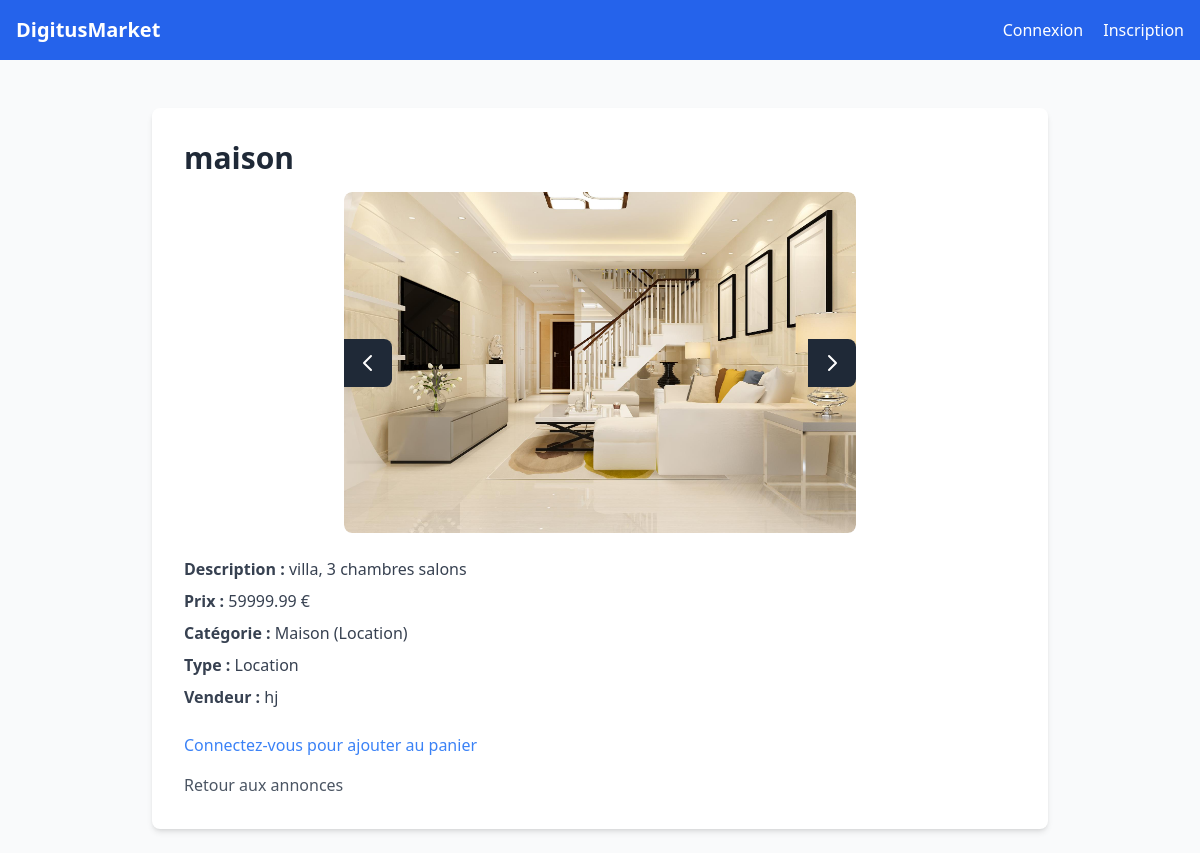
/listings/listing/18/, run on the app's committed database.
### listings/models.py (models this page shows, shortened)
class Listing(models.Model):
    TYPE_CHOICES = (
        ('sale', 'Vente'),
        ('rent', 'Location'),
    )
    CATEGORY_CHOICES = (
        ('land', 'Terrain'),
        ('house_sale', 'Maison (Vente)'),
        ('house_rent', 'Maison (Location)'),
    )
    title = models.CharField(max_length=200)
    description = models.TextField()
    price = models.DecimalField(max_digits=10, decimal_places=2)
    category = models.CharField(max_length=20, choices=CATEGORY_CHOICES)
    listing_type = models.CharField(max_length=10, choices=TYPE_CHOICES)
    user = models.ForeignKey(User, on_delete=models.CASCADE)
    created_at = models.DateTimeField(auto_now_add=True)
    updated_at = models.DateTimeField(auto_now=True)
    is_active = models.BooleanField(default=True)
    class Meta:
        ordering = ['-created_at']

class ListingImage(models.Model):
    listing = models.ForeignKey(Listing, related_name='images', on_delete=models.CASCADE)
    image = models.ImageField(upload_to='annonce/', null=True, blank=True)

### listings/views.py (the view)
# urls.py: path('listing/<int:pk>/', views.listing_detail, name='listing_detail'),
def listing_detail(request, pk):
    listing = get_object_or_404(Listing, pk=pk, is_active=True)
    return render(request, 'listings/detail.html', {'listing': listing})

### digitus/listings/templates/listings/detail.html (shortened to what this page needs)
{% extends 'base.html' %}
{% block content %}
<div class="max-w-4xl mx-auto bg-white p-8 rounded-lg shadow-md mt-6">
    <h1 class="text-3xl font-bold text-gray-800 mb-4">{{ listing.title }}</h1>
    {% if listing.images.all %}
    <div x-data="{ active: 0 }" class="relative max-w-lg mx-auto mb-6">
        <div class="overflow-hidden rounded-lg">
            {% for image in listing.images.all %}
            <img x-show="active === {{ forloop.counter0 }}"
                 src="{{ image.image.url }}"
                 alt="{{ listing.title }} - Image {{ forloop.counter }}"
                 class="w-full h-auto object-cover rounded-lg shadow-md"
                 style="display: none;" />
            {% endfor %}
        </div>
        {% if listing.images.all|length > 1 %}
        <button @click="active = active > 0 ? active - 1 : {{ listing.images.all|length|add:-1 }}"
                class="absolute left-0 top-1/2 transform -translate-y-1/2 bg-gray-800 text-white p-3 rounded-r-lg hover:bg-gray-900 transition-colors">
            <svg class="w-6 h-6" fill="none" stroke="currentColor" viewBox="0 0 24 24">
                <path stroke-linecap="round" stroke-linejoin="round" stroke-width="2" d="M15 19l-7-7 7-7" />
            </svg>
        </button>
        <button @click="active = active < {{ listing.images.all|length|add:-1 }} ? active + 1 : 0"
                class="absolute right-0 top-1/2 transform -translate-y-1/2 bg-gray-800 text-white p-3 rounded-r-lg hover:bg-gray-900 transition-colors">
            <svg class="w-6 h-6" fill="none" stroke="currentColor" viewBox="0 0 24 24">
                <path stroke-linecap="round" stroke-linejoin="round" stroke-width="2" d="M9 5l7 7-7 7" />
            </svg>
        </button>
        {% endif %}
    </div>
    {% else %}
    <p class="text-gray-600 mb-4">Aucune image disponible.</p>
    {% endif %}
    <div class="mt-6">
        <p class="text-gray-700 mb-2"><span class="font-semibold">Description :</span> {{ listing.description }}</p>
        <p class="text-gray-700 mb-2"><span class="font-semibold">Prix :</span> {{ listing.price }} €</p>
        <p class="text-gray-700 mb-2"><span class="font-semibold">Catégorie :</span> {{ listing.get_category_display }}</p>
        <p class="text-gray-700 mb-2"><span class="font-semibold">Type :</span> {{ listing.get_listing_type_display }}</p>
        <p class="text-gray-700 mb-4"><span class="font-semibold">Vendeur :</span> {{ listing.user.username }}</p>
    </div>
    <div class="flex flex-col space-y-4 mt-6">
        {% if user.is_authenticated and user.userprofile.user_type == 'buyer' %}
            <form method="POST" action="{% url 'add_to_cart' listing.id %}">
                {% csrf_token %}
                <input type="hidden" name="next" value="{% url 'listing_detail' listing.pk %}">
                <button type="submit" class="w-full bg-green-600 text-white py-2 px-4 rounded-lg hover:bg-green-700 transition">Ajouter au panier</button>
            </form>
        {% elif user.is_authenticated %}
            <p class="text-sm text-gray-500">Seuls les acheteurs peuvent ajouter au panier.</p>
        {% else %}
            <a href="{% url 'login' %}" class="text-blue-500 hover:underline">Connectez-vous pour ajouter au panier</a>
        {% endif %}
        <a href="{% url 'listing_list' %}" class="inline-block text-gray-600 hover:text-gray-800 hover:underline">Retour aux annonces</a>
    </div>
</div>
{% endblock %}

### data on the page
Listing: title "maison", description "villa, 3 chambres salons", price "59999.99", category "Maison (Location)", listing_type "Location", user.username "hj"
ListingImage: image (picture)
